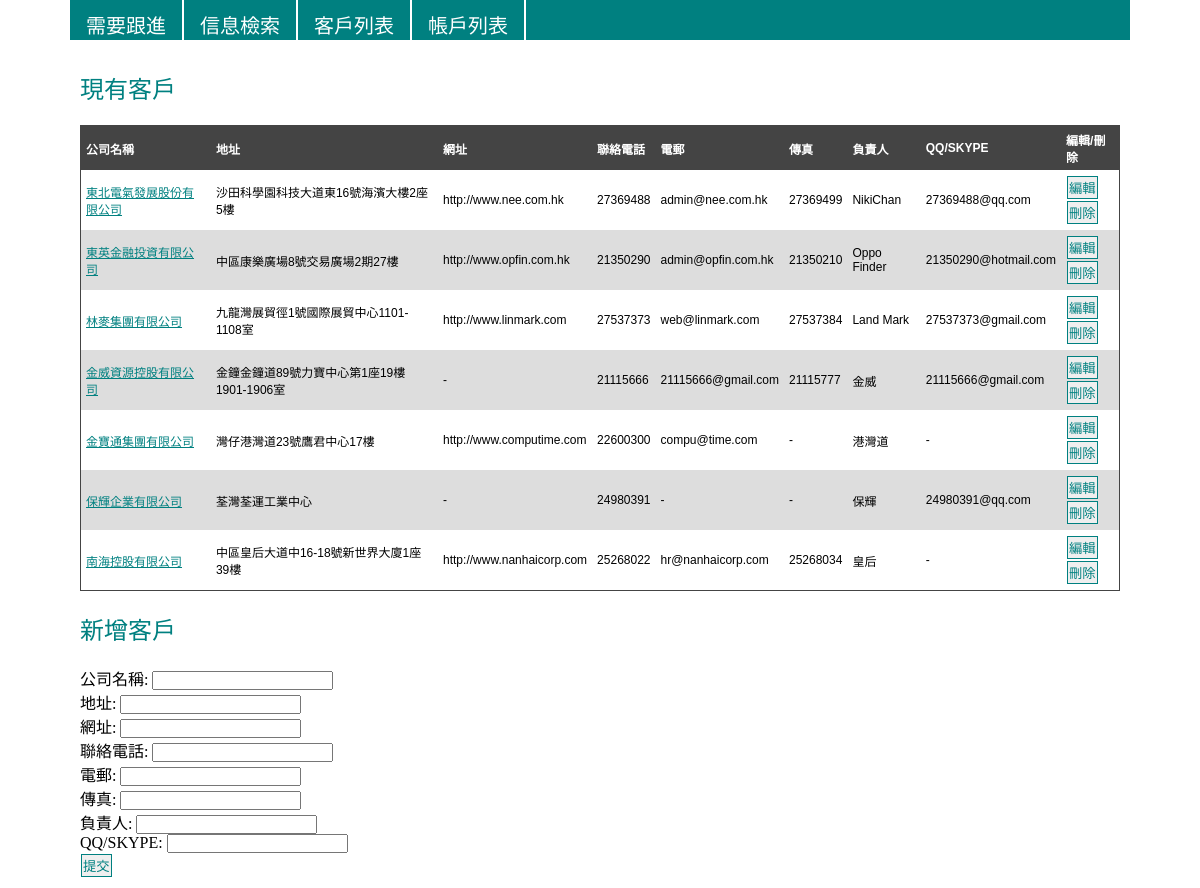
The page / on the database its author committed.
### tables this page shows
CREATE TABLE IF NOT EXISTS `crm_customers` (
  `id` int(11) NOT NULL AUTO_INCREMENT,
  `name` varchar(255) NOT NULL,
  `address` varchar(255) NOT NULL,
  `website` varchar(255) NOT NULL,
  `phone` int(11) NOT NULL,
  `email` varchar(255) NOT NULL,
  `fax` int(11) NOT NULL,
  `pic` varchar(255) NOT NULL,
  `im` varchar(255) NOT NULL,
  `deleted` tinyint(1) NOT NULL DEFAULT '0',
  PRIMARY KEY (`id`)
);

### index.php (the view, shortened to what this page needs)
<?php
include 'DB/DB_CONNECT.php';
?>
<html>
<head>
	<?php include 'head.php'; ?>
</head>
<body>
	<div id="container">
		<?php include 'menu.php'; ?>
		<div id="content">
			<div>
				<p class="section-header">現有客戶</p>
				<table id="customers">
					<tr><th>公司名稱</th><th>地址</th><th>網址</th><th>聯絡電話</th><th>電郵</th><th>傳真</th><th>負責人</th><th>QQ/SKYPE</th><th>編輯/刪除</th></tr>
					<?php
					$select_sql = "SELECT * FROM crm_customers WHERE deleted = 0";
					if ($result = mysqli_query($con, $select_sql)) {
						while ($row = mysqli_fetch_assoc($result)) {
					?>
					<tr><td><a href="accounts.php?id=<?=$row["id"]?>"><?=$row["name"]?></a></td><td><?=$row["address"]?$row["address"]:'-'?></td>
						<td><?=$row["website"]?$row["website"]:'-'?></td><td><?=$row["phone"]?$row["phone"]:'-'?></td><td><?=$row["email"]?$row["email"]:'-'?></td>
						<td><?=$row["fax"]?$row["fax"]:'-'?></td><td><?=$row["pic"]?$row["pic"]:'-'?></td><td><?=$row["im"]?$row["im"]:'-'?></td>
						<td><input type="button" value="編輯" onclick="location.href='editcustomer.php?id=<?php echo $row["id"];?>'" />
							<form method="post" action="<?=htmlentities($_SERVER['PHP_SELF'])?><?php if(isset($_GET["id"]) && !empty($_GET["id"])){ ?>?id=<?=$_GET['id']?><?php } ?>"
								onsubmit="return confirm('確認刪除客戶 <?=$row["name"]?> ?');">
								<input type="submit" name="submit" value="刪除">
							</form>
						</td>
					</tr>
					<?php
						}
					}
					?>
				</table>
			</div>
			<div>
				<p class="section-header">新增客戶</p>
				<form method="post" action="<?=htmlentities($_SERVER['PHP_SELF'])?>">
				   公司名稱: <input type="text" name="name"><br>
				   地址: <input type="text" name="address"><br>
				   網址: <input type="text" name="website"><br>
				   聯絡電話: <input type="text" name="phone"><br>
				   電郵: <input type="text" name="email"><br>
				   傳真: <input type="text" name="fax"><br>
				   負責人: <input type="text" name="pic"><br>
				   QQ/SKYPE: <input type="text" name="im"><br>
				   <input type="submit" name="submit" value="提交"><br>
				</form>
			</div>
		</div>
	</div>
</body>
</html>

### head.php (shortened to what this page needs)
<link rel="stylesheet" type="text/css" href="css/common.css">

### menu.php
<div id="menu">
	<ul>
		<?php
			$current = explode('/', $_SERVER['PHP_SELF']);
			$current = $current[sizeof($current)-1];
		?>
		<li><a href="followup.php" class="<?=$current=='followup.php'?'current':''?>">需要跟進</a></li>
		<li><a href="search.php" class="<?=$current=='search.php'?'current':''?>">信息檢索</a></li>
		<li><a href="customer.php" class="<?=$current=='customer.php'?'current':''?>">客戶列表</a></li>
		<li><a href="accounts.php" class="<?=$current=='accounts.php'?'current':''?>">帳戶列表</a></li>
	</ul>
</div>

### css/common.css (style rules this page uses)
* { margin: 0; padding: 0; }
body { font-family: Calibre, "微�����������, sans-serif; font-weight: bold; }
a { color: #008080 ; }
table { border: 1px solid #444; border-collapse:collapse; font-family: Calibre, sans-serif; font-size: 12px; width: 100%; }
tr:nth-child(odd) { background-color: #ddd; }
th { background-color: #444; color: #fff; padding: 5px; text-align: left; }
td { padding: 5px; }
input[type=submit], input[type=button] { color: #008080; cursor: pointer; border: 1px solid #008080; margin: 1px; padding: 1px; }
.section-header { color: #008080; font-size: 24px; margin: 20px 0; }
#container { margin: 0 70px; }
#content { padding: 10px; }
#menu { background-color: #008080; height: 40px; width: 100%; }
#menu ul { position: absolute; }
#menu li { font-size: 20px; float: left; list-style-type: none; margin: 0 -10px 0 -10px; padding: 10px; }
#menu li a { border-right: 2px solid #ffffff; color: #ffffff; text-decoration: none; padding: 16px; }

### rows shown on the page
crm_customers: name "東北電氣發展股份有限公司", address "沙田科學園科技大道東16號海濱大樓2座5樓", website "http://www.nee.com.hk", phone "27369488", email "admin@nee.com.hk", fax "27369499", pic "NikiChan", im "27369488@qq.com"
crm_customers: name "東英金融投資有限公司", address "中區康樂廣場8號交易廣場2期27樓", website "http://www.opfin.com.hk", phone "21350290", email "admin@opfin.com.hk", fax "21350210", pic "Oppo Finder", im "21350290@hotmail.com"
crm_customers: name "林麥集團有限公司", address "九龍灣展貿徑1號國際展貿中心1101-1108室", website "http://www.linmark.com", phone "27537373", email "web@linmark.com", fax "27537384", pic "Land Mark", im "27537373@gmail.com"
crm_customers: name "金威資源控股有限公司", address "金鐘金鐘道89號力寶中心第1座19樓1901-1906室", phone "21115666", email "21115666@gmail.com", fax "21115777", pic "金威", im "21115666@gmail.com"
crm_customers: name "金寶通集團有限公司", address "灣仔港灣道23號鷹君中心17樓", website "http://www.computime.com", phone "22600300", email "compu@time.com", pic "港灣道"
crm_customers: name "保輝企業有限公司", address "荃灣荃運工業中心", phone "24980391", pic "保輝", im "24980391@qq.com"
crm_customers: name "南海控股有限公司", address "中區皇后大道中16-18號新世界大廈1座39樓", website "http://www.nanhaicorp.com", phone "25268022", email "hr@nanhaicorp.com", fax "25268034", pic "皇后"
